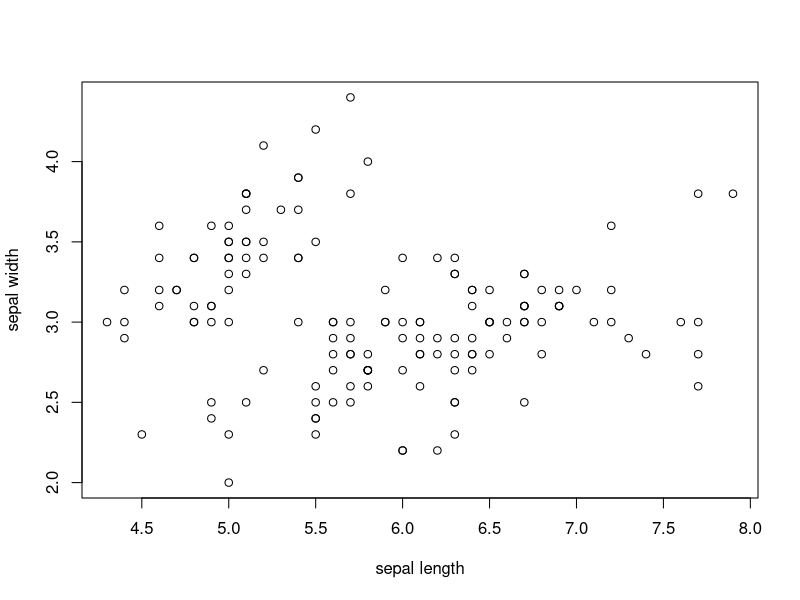
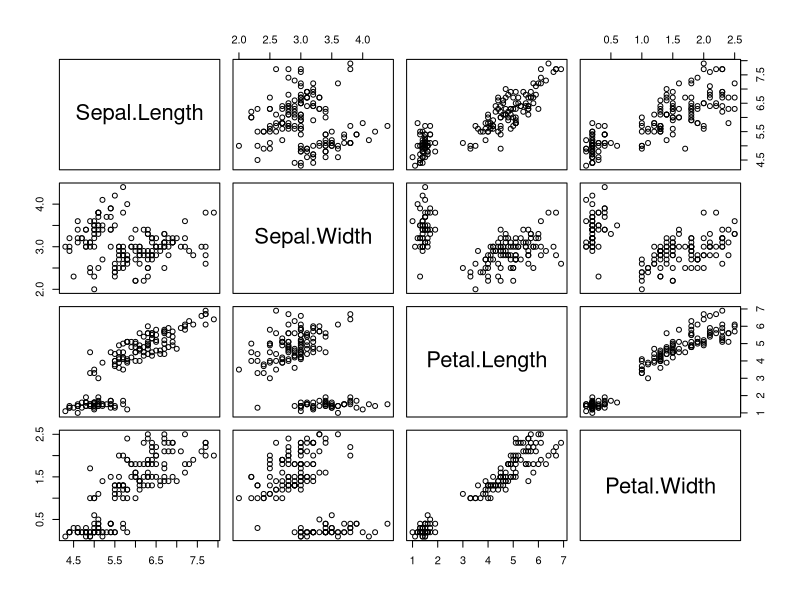

These charts were generated, in order, by the following R code:
head(iris)

plot(x=iris$Sepal.Length,y=iris$Sepal.Width,xlab = 'sepal length', ylab = 'sepal width')

cor(iris[,-5])
pairs(iris[,-5])